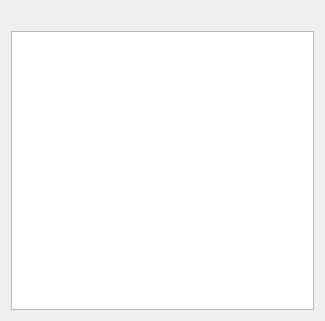
<?xml version="1.0" encoding="UTF-8"?>
<ui version="4.0">
 <class>PipeListWidget</class>
 <widget class="QWidget" name="PipeListWidget">
  <property name="geometry">
   <rect>
    <x>0</x>
    <y>0</y>
    <width>325</width>
    <height>321</height>
   </rect>
  </property>
  <property name="windowTitle">
   <string>Form</string>
  </property>
  <layout class="QGridLayout" name="gridLayout">
   <item row="1" column="0">
    <widget class="QTableWidget" name="tableWidget"/>
   </item>
   <item row="0" column="0">
    <widget class="QLabel" name="statusLabel">
     <property name="palette">
      <palette>
       <active>
        <colorrole role="WindowText">
         <brush brushstyle="SolidPattern">
          <color alpha="255">
           <red>0</red>
           <green>85</green>
           <blue>127</blue>
          </color>
         </brush>
        </colorrole>
        <colorrole role="Text">
         <brush brushstyle="SolidPattern">
          <color alpha="255">
           <red>0</red>
           <green>85</green>
           <blue>127</blue>
          </color>
         </brush>
        </colorrole>
       </active>
       <inactive>
        <colorrole role="WindowText">
         <brush brushstyle="SolidPattern">
          <color alpha="255">
           <red>0</red>
           <green>85</green>
           <blue>127</blue>
          </color>
         </brush>
        </colorrole>
        <colorrole role="Text">
         <brush brushstyle="SolidPattern">
          <color alpha="255">
           <red>0</red>
           <green>85</green>
           <blue>127</blue>
          </color>
         </brush>
        </colorrole>
       </inactive>
       <disabled>
        <colorrole role="WindowText">
         <brush brushstyle="SolidPattern">
          <color alpha="255">
           <red>119</red>
           <green>120</green>
           <blue>120</blue>
          </color>
         </brush>
        </colorrole>
        <colorrole role="Text">
         <brush brushstyle="SolidPattern">
          <color alpha="255">
           <red>119</red>
           <green>120</green>
           <blue>120</blue>
          </color>
         </brush>
        </colorrole>
       </disabled>
      </palette>
     </property>
     <property name="text">
      <string/>
     </property>
    </widget>
   </item>
  </layout>
 </widget>
 <resources/>
 <connections/>
</ui>
